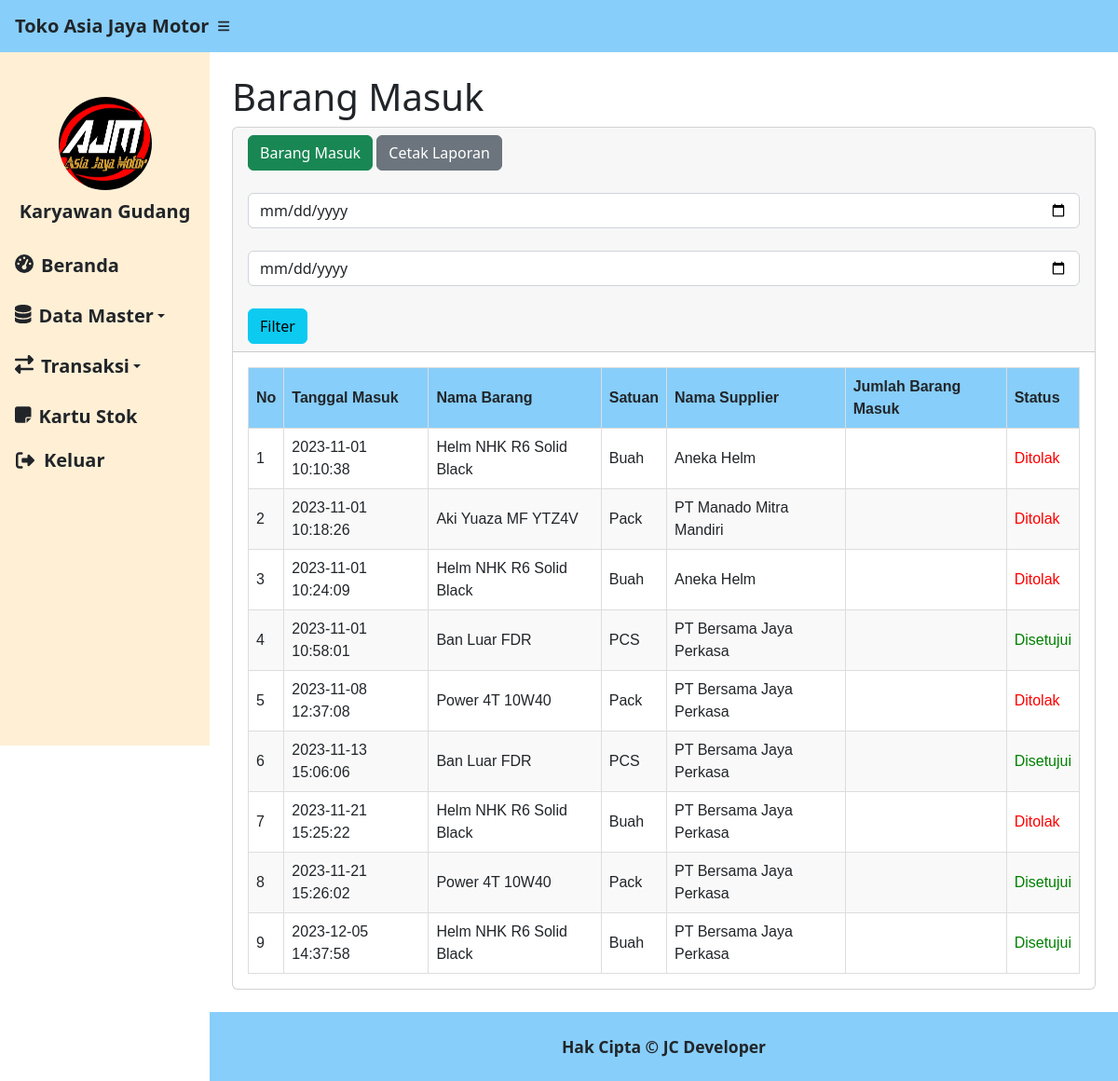
The page /barangmasuk.php (signed in) on the database as committed earlier.
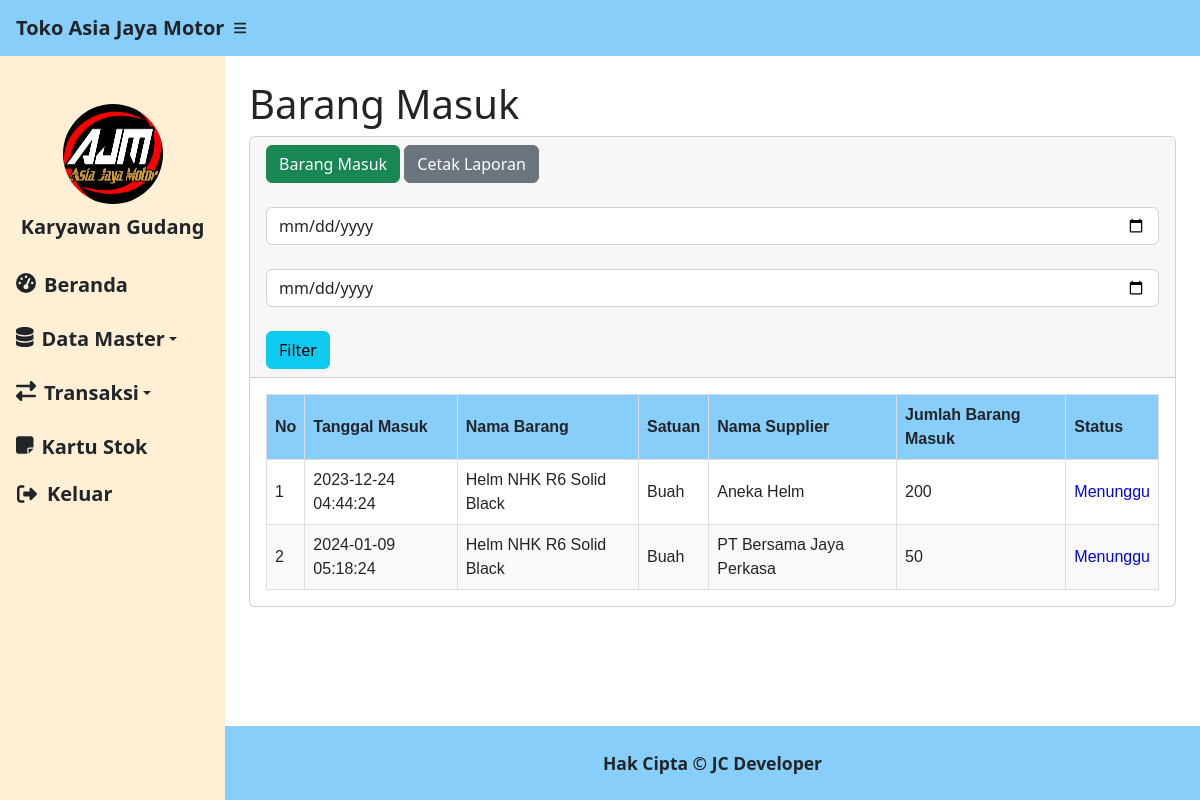
The same page on the database as committed later.
### tables this page shows
CREATE TABLE `stok` (
  `idbarang` int(11) NOT NULL,
  `namabarang` varchar(25) NOT NULL,
  `jenisbarang` varchar(25) NOT NULL,
  `satuan` varchar(100) NOT NULL,
  `keterangan` varchar(500) NOT NULL,
  `Tanggal_Expired` varchar(100) NOT NULL,
  `stock` int(11) NOT NULL
);

### barangmasuk.php (the view, shortened to what the changed rows need)
<?php
require 'fungsi.php';
?>
<!DOCTYPE html>
<html lang="en">
<head>
    <link href="https://cdn.jsdelivr.net/npm/simple-datatables@7.1.2/dist/style.min.css" rel="stylesheet" />
    <link href="css/styles.css" rel="stylesheet" />
</head>
<body class="sb-nav-fixed">
    <div id="layoutSidenav">
        <div id="layoutSidenav_content">
            <main>
                <div class="container-fluid px-4">
                    <h1 class="mt-4">Barang Masuk</h1>
                    <div class="card mb-4">
                        <div class="card-body">
                            <table id="datatablesSimple">
                                <thead>
                                    <tr>
                                        <th>No</th>
                                        <th>Tanggal Masuk</th>
                                        <th>Nama Barang</th>
                                        <th>Satuan</th>
                                        <th>Nama Supplier</th>
                                        <th>Jumlah Barang Masuk</th>
                                        <th>Status</th>
                                    </tr>
                                </thead>
                                <tbody>
                                    <?php
                                    if (isset($_POST['saringtanggal'])) {
                                        $mulai = $_POST['tanggal_mulai'];
                                        $selesai = $_POST['tanggal_selesai'];
                                        if ($mulai != null || $selesai != null) {
                                            $ambilsemuadatastok = mysqli_query($conn, "SELECT * FROM `barang-masuk` m, stok s WHERE s.idbarang = m.idbarang
                                                    AND tanggal BETWEEN '$mulai' AND DATE_ADD('$selesai', INTERVAL 1 DAY) ORDER BY idmasuk DESC");
                                        } else {
                                            $ambilsemuadatastok = mysqli_query($conn, "SELECT * FROM barang-masuk m, stok s WHERE s.idbarang = m.idbarang");
                                        }
                                    } else {
                                        $ambilsemuadatastok = mysqli_query($conn, "SELECT * FROM `barang-masuk` m, stok s WHERE s.idbarang = m.idbarang");
                                    }
                                    $i = 1;
                                    while ($data = mysqli_fetch_array($ambilsemuadatastok)) {
                                        $tanggal = $data['tanggal'];
                                        $namabarang = $data['namabarang'];
                                        $satuan = $data['satuan'];
                                        $nama_supplier = $data['nama_supplier'];
                                        $qty_masuk = $data['qty_masuk'];
                                        $status = $data['status'];
                                    ?>
                                        <td><?php echo $i++; ?></td>
                                        <td><?php echo $tanggal; ?></td>
                                        <td><?php echo $namabarang; ?></td>
                                        <td><?php echo $satuan ?></td>
                                        <td><?php echo $nama_supplier; ?></td>
                                        <td><?php echo $qty_masuk; ?></td>
                                        <td>
                                            <span style="color:
                                    <?php
                                        if ($status == 'Menunggu') {
                                            echo 'blue';
                                        } elseif ($status == 'Disetujui') {
                                            echo 'green';
                                        } elseif ($status == 'Ditolak') {
                                            echo 'red';
                                        }
                                    ?>">
                                                <?php echo $status; ?>
                                            </span>
                                        </td>
                                    <?php
                                    }
                                    ?>
                                </tbody>
                            </table>
                        </div>
                    </div>
                </div>
            </main>
        </div>
    </div>
</body>
</html>

Rows that differ between the two databases and show on the page:
removed barang-masuk: tanggal "2023-11-01 10:10:38", idbarang.namabarang "Helm NHK R6 Solid Black", idbarang.satuan "Buah", nama_supplier "Aneka Helm", status "Ditolak"
removed barang-masuk: tanggal "2023-11-01 10:18:26", idbarang.namabarang "Aki Yuaza MF YTZ4V", idbarang.satuan "Pack", nama_supplier "PT Manado Mitra Mandiri", status "Ditolak"
removed barang-masuk: tanggal "2023-11-01 10:24:09", idbarang.namabarang "Helm NHK R6 Solid Black", idbarang.satuan "Buah", nama_supplier "Aneka Helm", status "Ditolak"
removed barang-masuk: tanggal "2023-11-01 10:58:01", idbarang.namabarang "Ban Luar FDR", idbarang.satuan "PCS", nama_supplier "PT Bersama Jaya Perkasa", status "Disetujui"
removed barang-masuk: tanggal "2023-11-08 12:37:08", idbarang.namabarang "Power 4T 10W40", idbarang.satuan "Pack", nama_supplier "PT Bersama Jaya Perkasa", status "Ditolak"
removed barang-masuk: tanggal "2023-11-13 15:06:06", idbarang.namabarang "Ban Luar FDR", idbarang.satuan "PCS", nama_supplier "PT Bersama Jaya Perkasa", status "Disetujui"
removed barang-masuk: tanggal "2023-11-21 15:25:22", idbarang.namabarang "Helm NHK R6 Solid Black", idbarang.satuan "Buah", nama_supplier "PT Bersama Jaya Perkasa", status "Ditolak"
removed barang-masuk: tanggal "2023-11-21 15:26:02", idbarang.namabarang "Power 4T 10W40", idbarang.satuan "Pack", nama_supplier "PT Bersama Jaya Perkasa", status "Disetujui"
removed barang-masuk: tanggal "2023-12-05 14:37:58", idbarang.namabarang "Helm NHK R6 Solid Black", idbarang.satuan "Buah", nama_supplier "PT Bersama Jaya Perkasa", status "Disetujui"
added barang-masuk: tanggal "2023-12-24 04:44:24", idbarang.namabarang "Helm NHK R6 Solid Black", idbarang.satuan "Buah", nama_supplier "Aneka Helm", qty_masuk "200", status "Menunggu"
added barang-masuk: tanggal "2024-01-09 05:18:24", idbarang.namabarang "Helm NHK R6 Solid Black", idbarang.satuan "Buah", nama_supplier "PT Bersama Jaya Perkasa", qty_masuk "50", status "Menunggu"
